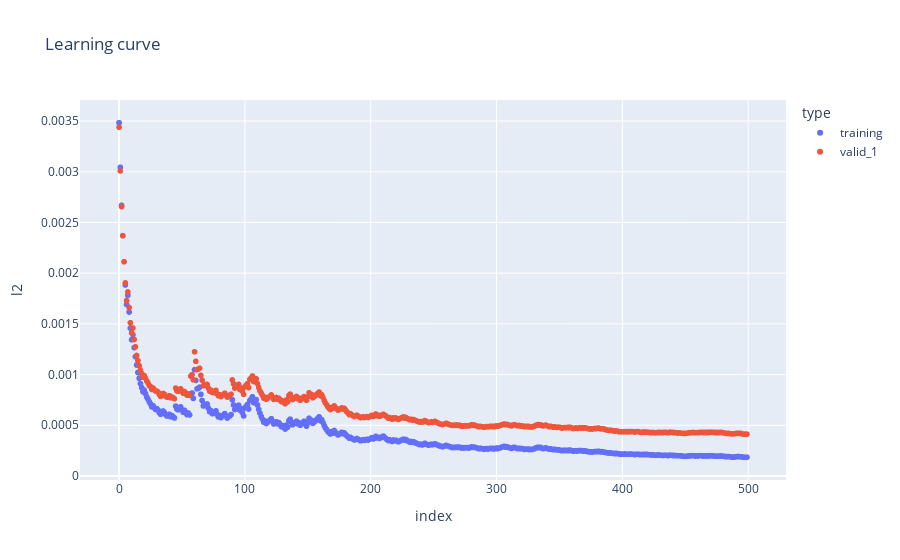

Notebook cell for this chart:
### Code cell
# num_leaves << 2^(max_depth)

lgb_reg = LGBMRegressor(
    boosting_type='dart',
    num_leaves=8,
    max_depth=4,
    learning_rate=0.1,
    n_estimators=500,
    subsample_for_bin=500,
    objective='regression',
    class_weight=None,
    min_split_gain=0,
    min_child_weight=0.001,
    min_child_samples=10,
    subsample=0.8,
    subsample_freq=30,
    colsample_bytree=0.9,
    colsample_bynode=0.1,
    reg_alpha=0.1,
    reg_lambda=0.05,
    random_state=None,
    n_jobs=-1,
    silent=True,
    importance_type='split'
)

lgbm = lgb_reg.fit(X=X_train, y=y_train,
                  eval_set = eval_set, verbose=0)

y_pred_train = lgbm.predict(X_train)
y_pred_val = lgbm.predict(X_val)

train_rmse = mean_squared_error(y_true=y_train, y_pred=y_pred_train, squared=False)
val_rmse = mean_squared_error(y_true=y_val, y_pred=y_pred_val, squared=False)
print(f'RMSE Train: {train_rmse: .8f}')
print(f'RMSE Valid: {val_rmse: .8f}\tRatio (val/train): {val_rmse/train_rmse: .5f}')

plot_lgb_history(lgbm)

### Figure 1 — Plotly figure (JSON) as saved in the notebook; plotly's stock layout.template omitted (floating-point values rounded to 4 significant figures; data arrays with more than 128 entries replaced by an {"elided": "..."} marker saying what was removed)
{"data": [{"hovertemplate": "type=training<br>index=%{x}<br>l2=%{y}<extra></extra>", "legendgroup": "training", "marker": {"color": "#636efa", "symbol": "circle"}, "mode": "markers", "name": "training", "showlegend": true, "type": "scattergl", "x": {"elided": "1000 int values"}, "xaxis": "x", "y": {"elided": "1000 float values"}, "yaxis": "y"}, {"hovertemplate": "type=valid_1<br>index=%{x}<br>l2=%{y}<extra></extra>", "legendgroup": "valid_1", "marker": {"color": "#EF553B", "symbol": "circle"}, "mode": "markers", "name": "valid_1", "showlegend": true, "type": "scattergl", "x": {"elided": "500 int values"}, "xaxis": "x", "y": {"elided": "500 float values"}, "yaxis": "y"}], "layout": {"legend": {"title": {"text": "type"}, "tracegroupgap": 0}, "title": {"text": "Learning curve"}, "xaxis": {"anchor": "y", "domain": [0, 1], "title": {"text": "index"}}, "yaxis": {"anchor": "x", "domain": [0, 1], "title": {"text": "l2"}}}}
